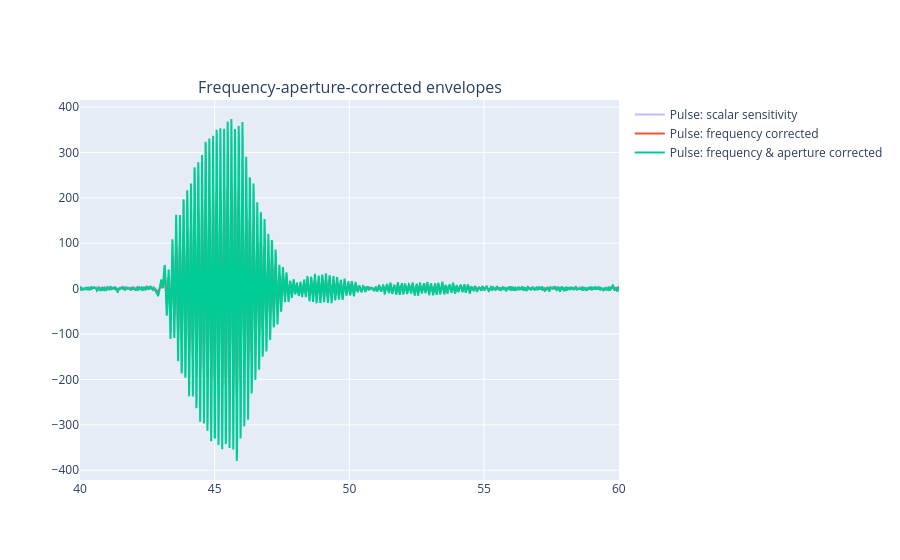

Notebook source saved alongside this figure:
### Code cell
from plotly.subplots import make_subplots

fig_frequency_corrected_a_mode = make_subplots(
    rows=1, cols=1, shared_xaxes=False, vertical_spacing=0.12,
    subplot_titles=(
        "Frequency-aperture-corrected envelopes",
    ),
)

fig_frequency_corrected_a_mode.add_scatter(
    x=pulse["Time_s"] * 1e6, y=pulse["Amplitude_Pa"] / 1000,
    name="Pulse: scalar sensitivity", opacity=0.45, row=1, col=1,
)
fig_frequency_corrected_a_mode.add_scatter(
    x=pulse_frequency_corrected["Time_s"] * 1e6,
    y=pulse_frequency_corrected["Frequency_Corrected_Pressure_Pa"] / 1000,
    name="Pulse: frequency corrected", row=1, col=1,
)
fig_frequency_corrected_a_mode.add_scatter(
    x=pulse_frequency_corrected["Time_s"] * 1e6,
    y=pulse_frequency_corrected_3f0 / 1000,
    name="Pulse: frequency & aperture corrected", row=1, col=1,
)

### Figure 1 — Plotly figure (JSON) as saved in the notebook; plotly's stock layout.template omitted (floating-point values rounded to 4 significant figures; data arrays with more than 128 entries replaced by an {"elided": "..."} marker saying what was removed)
{"data": [{"name": "Pulse: scalar sensitivity", "opacity": 0.45, "type": "scatter", "x": {"elided": "2002 float values"}, "xaxis": "x", "y": {"elided": "2002 float values"}, "yaxis": "y"}, {"name": "Pulse: frequency corrected", "type": "scatter", "x": {"elided": "2002 float values"}, "xaxis": "x", "y": {"elided": "2002 float values"}, "yaxis": "y"}, {"name": "Pulse: frequency & aperture corrected", "type": "scatter", "x": {"elided": "2002 float values"}, "xaxis": "x", "y": {"elided": "2002 float values"}, "yaxis": "y"}], "layout": {"annotations": [{"font": {"size": 16}, "showarrow": false, "text": "Frequency-aperture-corrected envelopes", "x": 0.5, "xanchor": "center", "xref": "paper", "y": 1, "yanchor": "bottom", "yref": "paper"}], "xaxis": {"anchor": "y", "domain": [0, 1]}, "yaxis": {"anchor": "x", "domain": [0, 1]}}}
